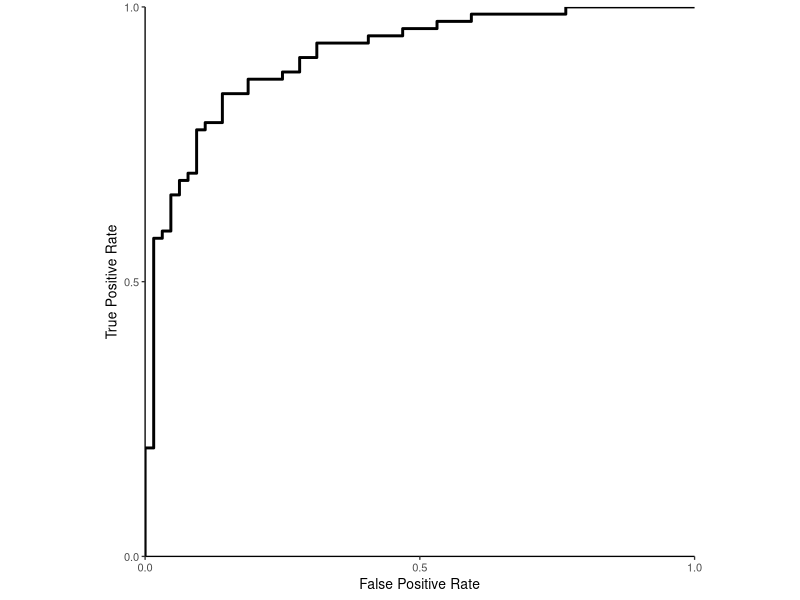

This chart was generated by the following R code:
## ---- chunk 1
#| label: logistic-regression-in-r-load-packages
#| echo: true
#| output: true
library(tidyverse)
library(broom)

df <- tibble(response_time=c(1,2,3,5,7,8,9,11), churn=c(0,0,0,0,1,1,1,1))

model <- glm(churn ~ response_time, data=df, family=binomial())
tidy(model)
## ---- chunk 2
#| label: roc-r-setup
#| include: false

set.seed(42)
df <- data.frame(response_time = runif(140, 0.5, 12))
df$churn <- rbinom(
  140, 1, plogis(-3.8 + 0.62 * df$response_time)
)

model <- glm(churn ~ response_time, data = df,
             family = binomial())
## ---- chunk 3
#| label: roc-r-evaluation
#| echo: true

library(pROC)

# the model object is the
# fitted classifier providing predictions
pred <- predict(model, type = "response")

roc_obj <- roc(
  df$churn,       # Ground truth
  pred,           # Prediction
  levels = c(0, 1),
  direction = "<" # Higher scores:= class 1
)

auc(roc_obj)
## ---- chunk 4
#| label: roc-r-plot-code
#| echo: true

library(ggplot2)

roc_df <- data.frame(
  fpr = 1 - roc_obj$specificities,
  tpr = roc_obj$sensitivities
)

roc_plot <- ggplot(roc_df, aes(fpr, tpr)) +
  geom_path(linewidth = 1)
## ---- chunk 5
#| label: roc-r-plot
#| echo: false
#| fig-align: center
#| fig-width: 3.6
#| fig-height: 2.8
#| out-width: 60%

roc_plot +
  coord_fixed(
    xlim = c(0, 1),
    ylim = c(0, 1),
    expand = FALSE
  ) +
  scale_x_continuous(breaks = c(0, 0.5, 1)) +
  scale_y_continuous(breaks = c(0, 0.5, 1)) +
  labs(
    x = "False Positive Rate",
    y = "True Positive Rate"
  ) +
  theme_classic(base_size = 10)
